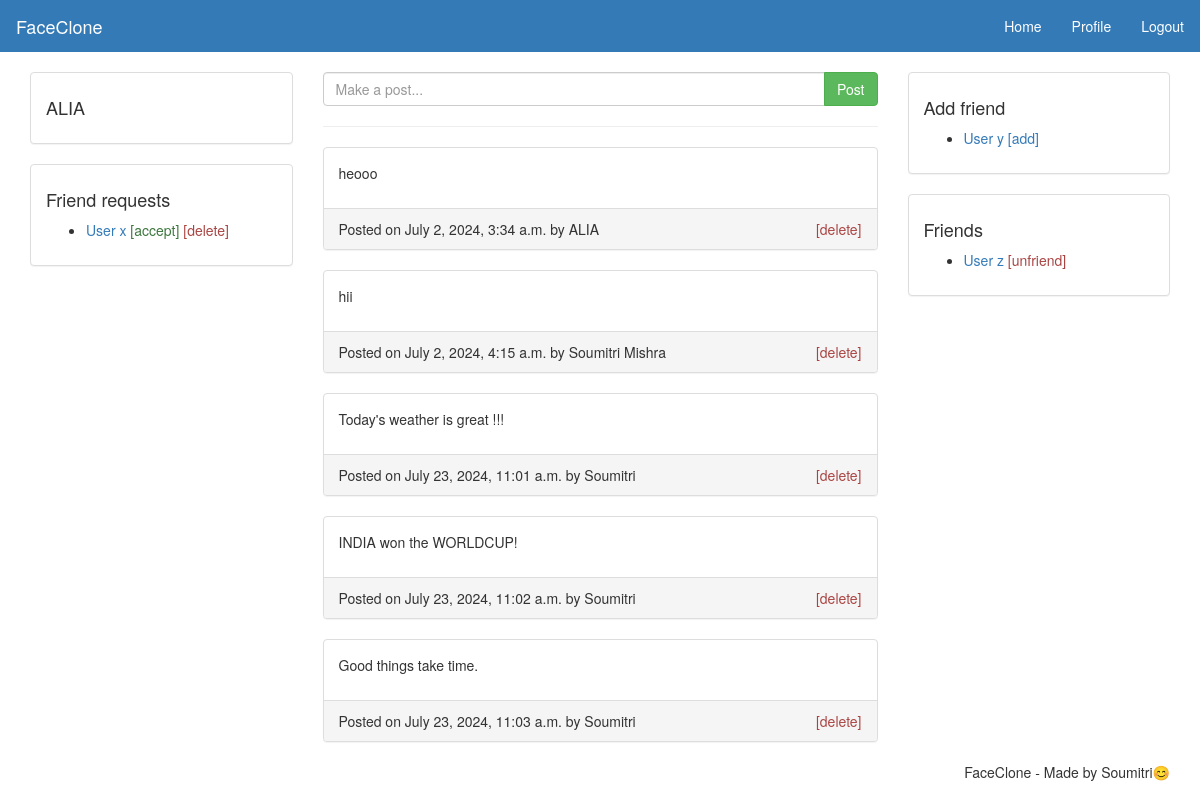
The page /home (signed in) on the database its author committed.
### social/models.py (models this page shows, shortened)
class UserPost(models.Model):
    user = models.ForeignKey(User,on_delete=models.CASCADE)
    post = models.TextField(max_length=300,blank=False)
    date = models.DateTimeField(auto_now_add=True)

### social/views.py (the view)
# urls.py: 2. Add a URL to urlpatterns:  path('', views.home, name='home')
@login_required(login_url="index")
def home(request):
    user = request.user
    context = {"user":user}
    posts = UserPost.objects.all()
    context.update({"posts":posts})
    return render(request,"home.html",context)

### templates/home.html (shortened to what this page needs)
{% load static %}
<!DOCTYPE html>
<html>
<head>
  <link rel="stylesheet" type="text/css" href="{% static 'css/bootstrap.min.css' %}">
  <link rel="stylesheet" type="text/css" href="{% static 'css/style.css' %}">
</head>
<body >
  <nav class="navbar navbar-default">
    <div class="container-fluid">
      <div class="navbar-header">
        <a class="navbar-brand" href="{% url 'index' %}">FaceClone</a>
      </div>
      <ul class="nav navbar-nav navbar-right">
        <li><a href="{% url 'home' %}">Home</a></li>
        <li><a href="{% url 'profile' %}">Profile</a></li>
        <li><a href="{% url 'logout' %}">Logout</a></li>
      </ul>
    </div>
  </nav>
  <main class="container">
    <div class="row">
      <div class="col-md-3">
        <div class="panel panel-default">
          <div class="panel-body">
            <h4>{{user.username}}</h4>
          </div>
        </div>
        <div class="panel panel-default">
          <div class="panel-body">
            <h4>Friend requests</h4>
            <ul>
              <li>
                <a href="#">User x</a>
                <a class="text-success" href="#">[accept]</a>
                <a class="text-danger" href="#">[delete]</a>
              </li>
            </ul>
          </div>
        </div>
      </div>
      <div class="col-md-6">
        <form method="post" action="{% url 'addpost' %}">
          <div class="input-group">
            <input class="form-control" type="text" name="content" placeholder="Make a post...">
            <span class="input-group-btn">
              <button class="btn btn-success" type="submit" name="post">Post</button>
            </span>
          </div>
        </form><hr>
        <div>
           {% for post in posts %}
          <div class="panel panel-default">
            <div class="panel-body">
              <p>{{post.post}}</p>
            </div>
            <div class="panel-footer">
              <span>Posted on {{post.date}} by {{post.user.username}}</span>
              <span class="pull-right"><a class="text-danger" href="#">[delete]</a></span>
            </div>
          </div>
          {% endfor %}
        </div>
      </div>
      <div class="col-md-3">
        <div class="panel panel-default">
          <div class="panel-body">
            <h4>Add friend</h4>
            <ul>
              <li>
                <a href="#">User y</a>
                <a href="#">[add]</a>
              </li>
            </ul>
          </div>
        </div>
        <div class="panel panel-default">
          <div class="panel-body">
            <h4>Friends</h4>
            <ul>
              <li>
                <a href="#">User z</a>
                <a class="text-danger" href="#">[unfriend]</a>
              </li>
            </ul>
          </div>
        </div>
      </div>
    </div>
  </main>
  <footer class="container text-center">
    <ul class="nav nav-pills pull-right">
      <li>FaceClone - Made by Soumitri😊</li>
    </ul>
  </footer>
</body>
</html>

### static/css/style.css (style rules this page uses)
a { color: #337ab7; }
.navbar { -webkit-border-radius: 0; -moz-border-radius: 0; border-radius: 0; }
.navbar-default { background-color: #337ab7; border-color: #337ab7; }
.navbar-default .navbar-brand { color: #fff; }
.navbar-default .navbar-nav>li>a { color: #fff; }

### rows shown on the page
UserPost: post "heooo", date "July 2, 2024, 3:34 a.m.", user.username "ALIA"
UserPost: post "hii", date "July 2, 2024, 4:15 a.m.", user.username "Soumitri Mishra"
UserPost: post "Today's weather is great !!!", date "July 23, 2024, 11:01 a.m.", user.username "Soumitri"
UserPost: post "INDIA won the WORLDCUP!", date "July 23, 2024, 11:02 a.m.", user.username "Soumitri"
UserPost: post "Good things take time.", date "July 23, 2024, 11:03 a.m.", user.username "Soumitri"

### other values the page prints
{{ user.username }} "ALIA"
